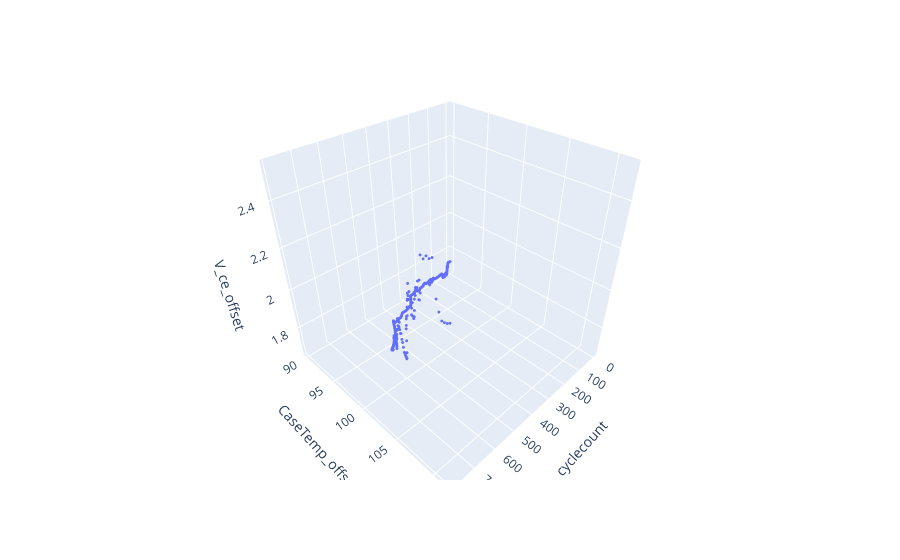

Notebook code cell kept with this figure:
### Markdown cell above
### 3D Scatter plot for multivariate prediction

### Code cell
import plotly.express as px

df_results_multivar = pd.DataFrame()
df_results_multivar['V_ce_offset'] = predict_y
df_results_multivar['CaseTemp_offset'] = predict_x[:,0]
df_results_multivar['cyclecount'] = predict_x[:,1]

fig = px.scatter_3d(df_results_multivar, x='cyclecount', y='CaseTemp_offset', z='V_ce_offset',
                    )
fig.update_traces(marker_size = 1)
fig.show()

### Figure 1 — Plotly figure (JSON) as saved in the notebook; plotly's stock layout.template omitted (floating-point values rounded to 4 significant figures; data arrays with more than 128 entries replaced by an {"elided": "..."} marker saying what was removed)
{"data": [{"hovertemplate": "cyclecount=%{x}<br>CaseTemp_offset=%{y}<br>V_ce_offset=%{z}<extra></extra>", "legendgroup": "", "marker": {"color": "#636efa", "size": 1, "symbol": "circle"}, "mode": "markers", "name": "", "scene": "scene", "showlegend": false, "type": "scatter3d", "x": {"elided": "785 int values"}, "y": {"elided": "785 float values"}, "z": {"elided": "785 float values"}}], "layout": {"legend": {"tracegroupgap": 0}, "margin": {"t": 60}, "scene": {"domain": {"x": [0, 1], "y": [0, 1]}, "xaxis": {"title": {"text": "cyclecount"}}, "yaxis": {"title": {"text": "CaseTemp_offset"}}, "zaxis": {"title": {"text": "V_ce_offset"}}}}}
